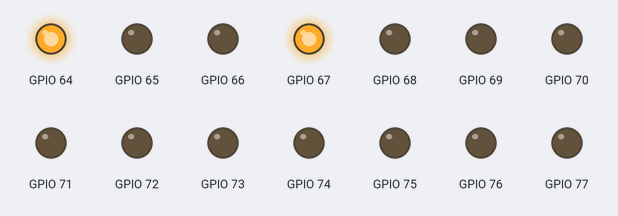
Bench run of a program on a simulated ESP32. On the bench: output pins drawn as LEDs (lit = HIGH). What the program prints to the serial monitor is not drawn.

Above: at 0.1 s.
At 1.1 s:
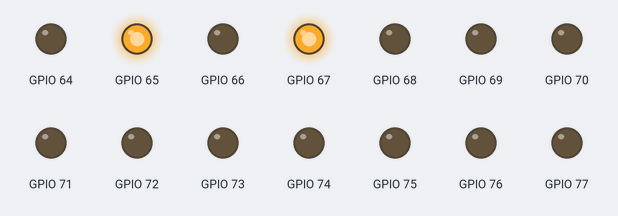
At 3.1 s:
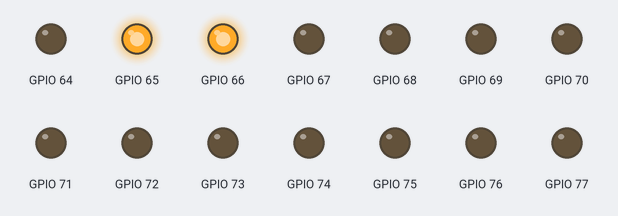
Timing chart, 0 to 4.6 s (numbered marks = the images above):
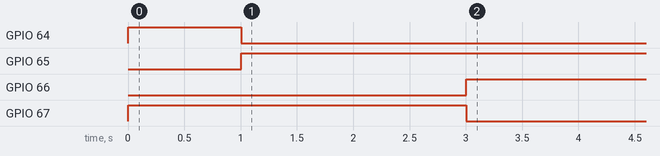

Measured:
- by itself, GPIO 64: LOW → HIGH at 0.00 s, → LOW 1.0 s later
- by itself, GPIO 65: LOW → HIGH at 1.0 s
- by itself, GPIO 66: LOW → HIGH at 3.0 s
- by itself, GPIO 67: LOW → HIGH at 0.00 s, → LOW 3.0 s later

The program:

main.cpp
```cpp
// (licence header left out)
#include <Arduino.h>
#include "Adafruit_MCP23X17.h"

Adafruit_MCP23X17 mcp;

static xSemaphoreHandle mutex;

typedef struct mcp_state_struct // Declare struct for passing to FreeRTOS Task
{
  int Pin1; //Pin1 to set
  int Pin2; //Pin2 to set
  int start_state_Pin1; // Starting state of PIN1
  int start_state_Pin2; // Starting state of PIN2
  int end_state_Pin1; // End state of PIN1 after 'duration'
  int end_state_Pin2; // End state of PIN2 after 'duration'
  int duration_ms; // duration in milliseconds

} mcp_state_struct;

mcp_state_struct *mcp_task0; // Init a struct for passing to RTOS task
mcp_state_struct *mcp_task1; // Init a struct for passing to RTOS task

void initialize_mcp()
{
  for (int i = 0; i < 16; i++) //initialze as OUTPUT and set LOW
  {

    mcp.pinMode(i, OUTPUT);
    mcp.digitalWrite(i, LOW);
  }
}

void start_mcp_task(void *mcp_struct)
{
  mcp_state_struct *mcp_task;
  mcp_task = (mcp_state_struct *)mcp_struct;

  while (1) //wait until Tasks gets mutex
  {
    if (xSemaphoreTake(mutex, 10) == pdTRUE) // if mutex was taken
    {
      mcp.digitalWrite(mcp_task->Pin1, mcp_task->start_state_Pin1); // Set PIN1
      mcp.digitalWrite(mcp_task->Pin2, mcp_task->start_state_Pin2); // Set PIN2
      xSemaphoreGive(mutex); // Give back the mutex
      break; // Leave while
    }
  }

  vTaskDelay(mcp_task->duration_ms / portTICK_PERIOD_MS); // Keep Pins high until duration in ms

  while (1) // After duration set Pins to end state
  {
    if (xSemaphoreTake(mutex, 10) == pdTRUE)
    {
      mcp.digitalWrite(mcp_task->Pin1, mcp_task->end_state_Pin1);
      mcp.digitalWrite(mcp_task->Pin2, mcp_task->end_state_Pin2);
      xSemaphoreGive(mutex);
      break;
    }
  }

  vTaskDelete(NULL);
}

void setup()
{
  Serial.begin(115200);

  if (!mcp.begin_I2C()) //Start I2C connection
  {
    Serial.println("Error initializing I2C connection to MCP23X17");
    while (1)
      ;
  }

  Serial.println("I2C connection to MCP23X17 initialized");

  initialize_mcp(); // Initialize IO Expander and set all Pins to LOW

  mcp_task0 = (mcp_state_struct *)pvPortMalloc(sizeof(mcp_state_struct)); // Allocate Heap memory for truct to pass to RTOS Task
  mcp_task1 = (mcp_state_struct *)pvPortMalloc(sizeof(mcp_state_struct)); // Allocate Heap memory for truct to pass to RTOS Task

  //Set struct variables
  mcp_task0->Pin1 = 0; // I/O Expander Pin
  mcp_task0->Pin2 = 1; // I/O Expander Pin
  mcp_task0->duration_ms = 1000;
  mcp_task0->start_state_Pin1 = HIGH;
  mcp_task0->start_state_Pin2 = LOW;
  mcp_task0->end_state_Pin1 = LOW;
  mcp_task0->end_state_Pin2 = HIGH;

  mutex = xSemaphoreCreateMutex();

  xTaskCreate(start_mcp_task, "Start TASK 1", 1000, (void *)mcp_task0, 1, NULL); // Pass struct to function (1000 bytes of Stack should be enough for this task)


  mcp_task1->Pin1 = 2;
  mcp_task1->Pin2 = 3;
  mcp_task1->duration_ms = 3000;
  mcp_task1->start_state_Pin1 = LOW;
  mcp_task1->start_state_Pin2 = HIGH;
  mcp_task1->end_state_Pin1 = HIGH;
  mcp_task1->end_state_Pin2 = LOW;

  xTaskCreate(start_mcp_task, "Start TASK 2", 1000, (void *)mcp_task1, 1, NULL);
}

void loop()
{
  // NOOP
}
```
